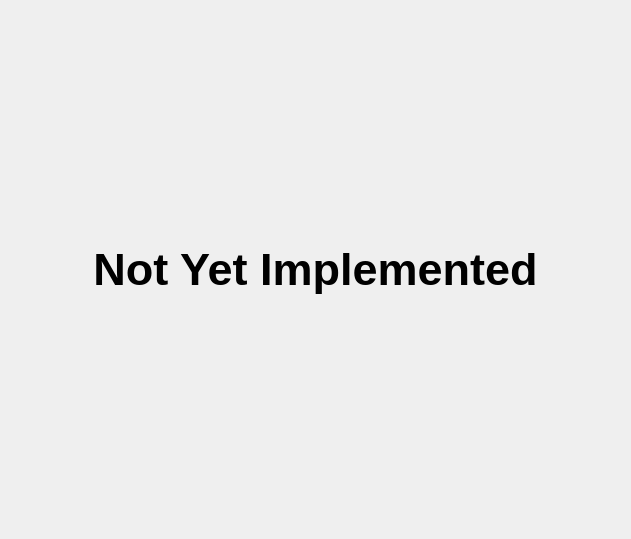
<?xml version="1.0" encoding="UTF-8"?>
<ui version="4.0">
 <class>ScreenLayouts_BattleLayout</class>
 <widget class="QWidget" name="ScreenLayouts_BattleLayout">
  <property name="geometry">
   <rect>
    <x>0</x>
    <y>0</y>
    <width>631</width>
    <height>539</height>
   </rect>
  </property>
  <property name="minimumSize">
   <size>
    <width>631</width>
    <height>539</height>
   </size>
  </property>
  <property name="maximumSize">
   <size>
    <width>631</width>
    <height>539</height>
   </size>
  </property>
  <property name="windowTitle">
   <string>Battle Layout</string>
  </property>
  <property name="windowIcon">
   <iconset resource="gui_icons.qrc">
    <normaloff>:/icons/openrpgmaker.png</normaloff>:/icons/openrpgmaker.png</iconset>
  </property>
  <property name="styleSheet">
   <string notr="true">.QFrame
{
	border-width: 1px;
	border-style: solid;
	border-color: palette(window-text);
}

.QFrame&gt;QLabel
{
	border-width: 0px;
	background-color: palette(window-text);
	color: palette(window);
	font-weight: bold;
}

.QFrame&gt;QCheckBox
{
	background-color: palette(window-text);
	border-width: 0px;
	border-style: none;
	color: palette(window);
	spacing: 3px;
	font-weight: bold;
	padding: 0px 0px 0px 3px;
}

.QFrame&gt;QCheckBox::indicator
{
	min-width: 8px;
	max-width: 8px;
	min-height: 8px;
	max-height: 8px;
	width: 8px;
	height: 8px;
	border-width: 2px;
	border-radius: 0px;
	border-style: ridge;
	border-color: palette(mid);
}

.QFrame&gt;QCheckBox::indicator:unchecked
{
	background-color: palette(base);
}

.QFrame&gt;QCheckBox::indicator:checked
{
	background-color: palette(window-text);
}

.QFrame&gt;QCheckBox::indicator:hover
{
	border-color: palette(highlight);
}</string>
  </property>
  <layout class="QVBoxLayout" name="verticalLayout">
   <item>
    <widget class="QLabel" name="label">
     <property name="font">
      <font>
       <pointsize>34</pointsize>
       <weight>75</weight>
       <bold>true</bold>
      </font>
     </property>
     <property name="text">
      <string>Not Yet Implemented</string>
     </property>
     <property name="alignment">
      <set>Qt::AlignCenter</set>
     </property>
    </widget>
   </item>
  </layout>
 </widget>
 <resources>
  <include location="gui_icons.qrc"/>
 </resources>
 <connections/>
</ui>
